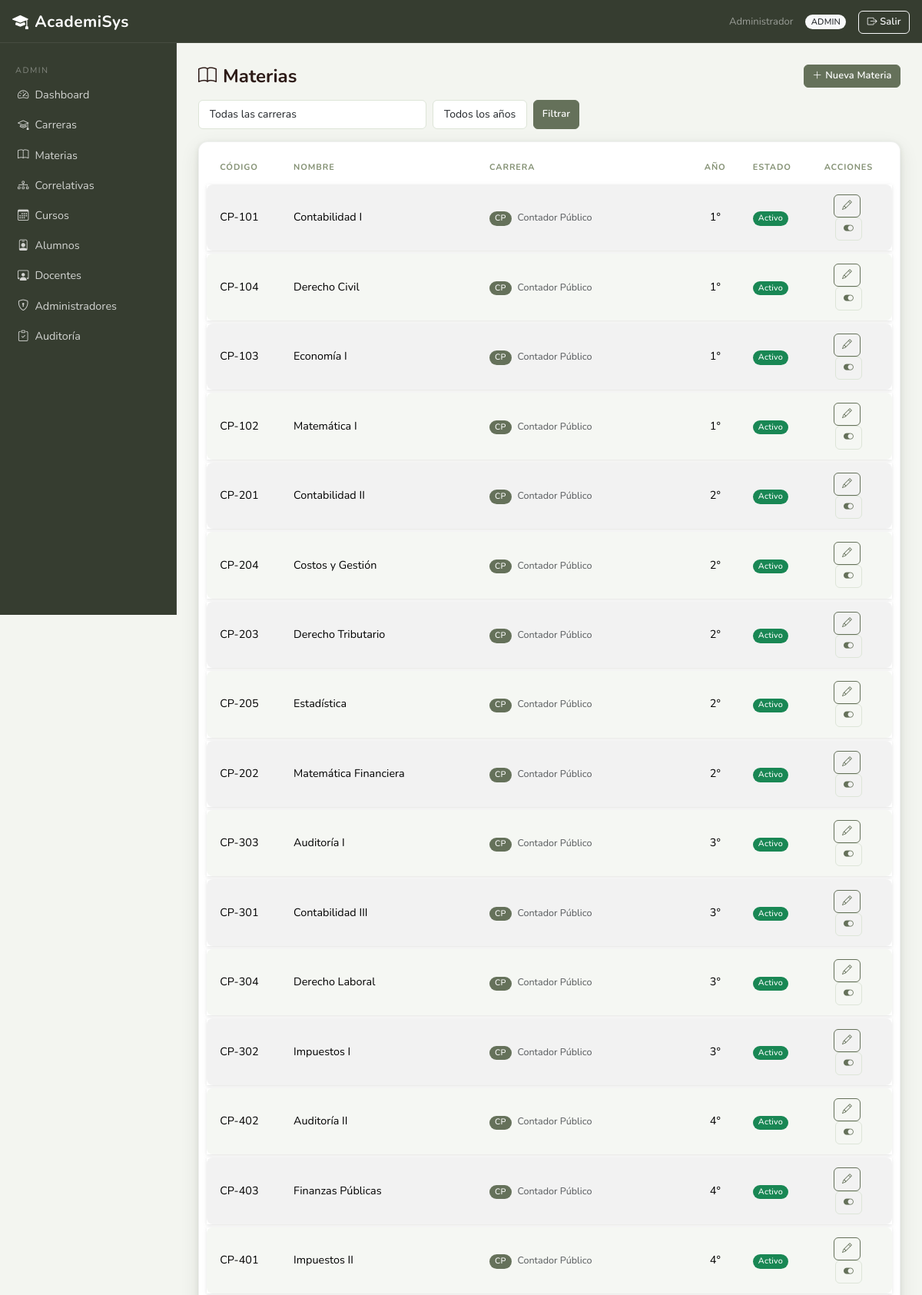
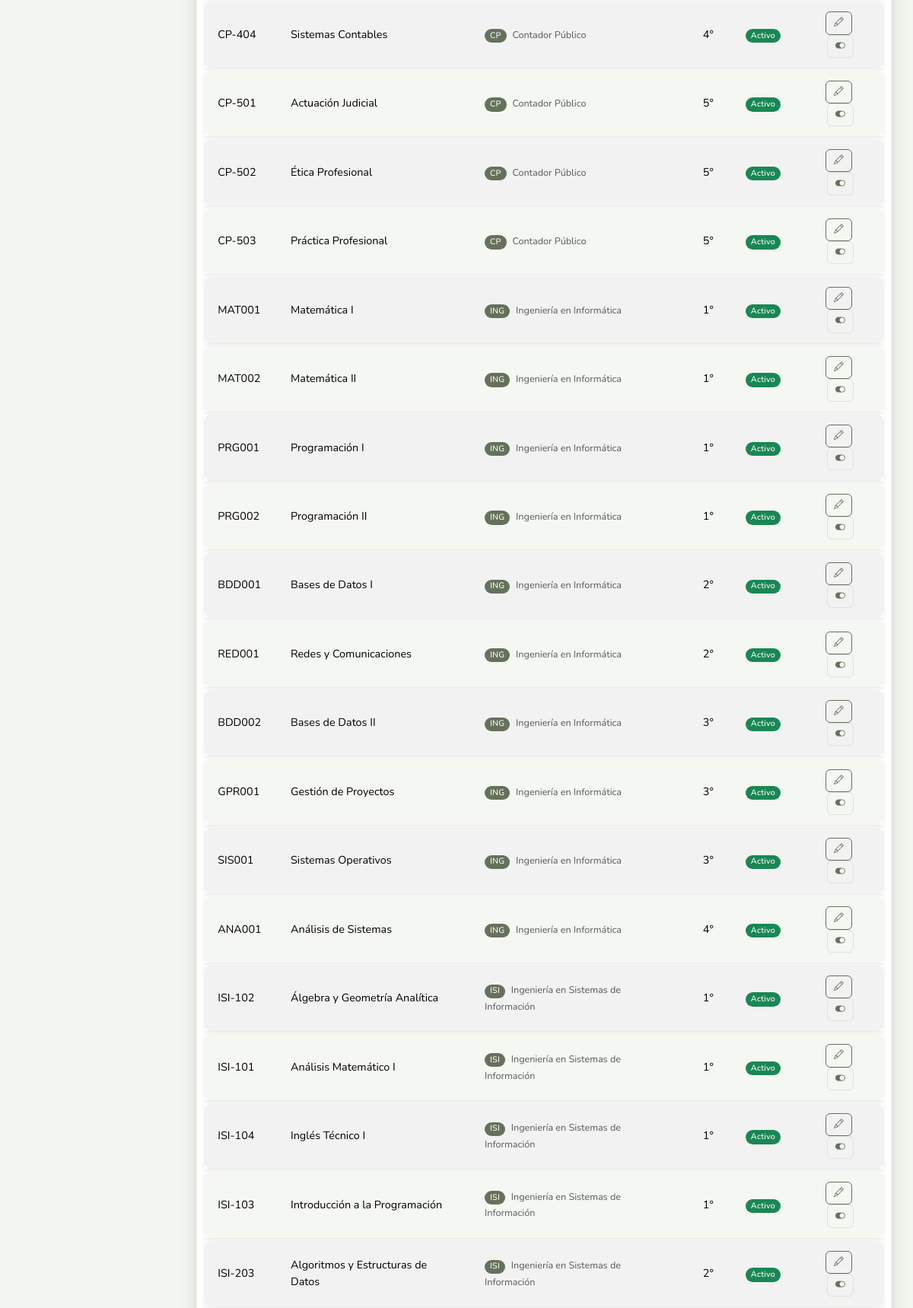
Screenshot of /index.php?controller=admin&action=materias (signed in, upper part) with the database file from the repository (2 pictures, top to bottom).
### tables this page shows
CREATE TABLE `materia` (
  `CodMateria` varchar(10) NOT NULL,
  `NomMateria` varchar(150) NOT NULL,
  `CodCarrera` varchar(10) DEFAULT NULL,
  `Anio` tinyint(3) UNSIGNED DEFAULT NULL,
  `ContMinimos` text DEFAULT NULL,
  `Activo` tinyint(1) NOT NULL DEFAULT 1
);

CREATE TABLE `carrera` (
  `CodCarrera` varchar(10) NOT NULL,
  `NomCarrera` varchar(150) NOT NULL,
  `DurAnios` int(11) NOT NULL
);

### core/Controller.php (called while the page is built, shortened)
<?php
abstract class Controller {
    protected function render(string $view, array $data = []): void {
        extract($data);
        require_once BASE_PATH . '/views/layouts/header.php';
        require_once BASE_PATH . "/views/{$view}.php";
        require_once BASE_PATH . '/views/layouts/footer.php';
    }
}

### controllers/AdminController.php (called while the page is built, shortened)
<?php
class AdminController extends Controller {
    private AdminModel     $adminModel;
    public function __construct() {
        $this->adminModel     = new AdminModel();
    }
    public function materias(): void {
        $materias = $this->adminModel->getMaterias();
        $this->render('admin/materias', compact('materias'));
    }
}

### core/Router.php (called while the page is built, shortened)
<?php
class Router {
    public function dispatch(): void {
        $action     = preg_replace('/[^a-zA-Z]/', '', $_GET['action'] ?? 'login');
        $obj = new $className();
        $obj->$action();
    }
}

### index.php (called while the page is built, shortened)
<?php
require_once BASE_PATH . '/config/database.php';
require_once BASE_PATH . '/core/Model.php';
require_once BASE_PATH . '/core/Controller.php';
require_once BASE_PATH . '/core/Router.php';
$router = new Router();
$router->dispatch();

### config/database.php (called while the page is built, shortened)
<?php
class Database {
    private static ?PDO $instance = null;
    public static function getConnection(): PDO {
        if (self::$instance === null) {
            $dsn  = 'mysql:host=localhost;dbname=academisys;charset=utf8mb4';
            $opts = [
                PDO::ATTR_ERRMODE            => PDO::ERRMODE_EXCEPTION,
                PDO::ATTR_DEFAULT_FETCH_MODE => PDO::FETCH_ASSOC,
                PDO::ATTR_EMULATE_PREPARES   => false,
            ];
            self::$instance = new PDO($dsn, 'root', '', $opts);
        }
        return self::$instance;
    }
}

### core/Model.php (called while the page is built, shortened)
<?php
abstract class Model {
    public function __construct() {
        $this->db = Database::getConnection();
    }
}

### models/AdminModel.php (called while the page is built, shortened)
<?php
class AdminModel extends Model {
    public function getMaterias(): array {
        $stmt = $this->db->prepare("
            SELECT m.*, c.NomCarrera
              FROM Materia m
              LEFT JOIN Carrera c ON c.CodCarrera = m.CodCarrera
             ORDER BY c.NomCarrera, m.Anio, m.NomMateria
        ");
        $stmt->execute();
        return $stmt->fetchAll();
    }
}

### views/admin/materias.php (the view, shortened to what this page needs)
<?php
$fCarrera  = $_GET['f_carrera'] ?? '';
$fAnio     = $_GET['f_anio']    ?? '';
$filtradas = array_filter($materias, function($m) use ($fCarrera, $fAnio) {
    if ($fCarrera && $m['CodCarrera'] !== $fCarrera) return false;
    if ($fAnio    && (string)$m['Anio'] !== $fAnio)  return false;
    return true;
});
?>
<div class="d-flex justify-content-between align-items-center mb-3">
    <h4 class="fw-bold mb-0"><i class="bi bi-book me-2"></i>Materias</h4>
    <a href="index.php?controller=admin&action=materia" class="btn btn-primary btn-sm">
        <i class="bi bi-plus-lg me-1"></i>Nueva Materia
    </a>
</div>
<form method="get" action="index.php" class="d-flex gap-2 mb-3">
    <select name="f_carrera" class="form-select form-select-sm" style="width:auto">
        <option value="">Todas las carreras</option>
    </select>
    <select name="f_anio" class="form-select form-select-sm" style="width:auto">
        <option value="">Todos los años</option>
    </select>
    <button type="submit" class="btn btn-primary btn-sm">Filtrar</button>
</form>
<div class="card border-0 shadow-sm">
    <div class="card-body p-0">
        <table class="table table-striped table-hover table-bordered mb-0">
            <thead class="table-dark">
                <tr>
                    <th>Código</th>
                    <th>Nombre</th>
                    <th>Carrera</th>
                    <th class="text-center">Año</th>
                    <th>Estado</th>
                    <th class="text-center">Acciones</th>
                </tr>
            </thead>
            <tbody>
            <?php if (empty($filtradas)): ?>
                <tr><td colspan="6" class="text-center text-muted py-3">No hay materias para los filtros seleccionados.</td></tr>
            <?php else: ?>
                <?php foreach ($filtradas as $m): ?>
                <tr>
                    <td><?= htmlspecialchars($m['CodMateria']) ?></td>
                    <td><?= htmlspecialchars($m['NomMateria']) ?></td>
                    <td>
                        <?php if ($m['CodCarrera']): ?>
                            <span class="badge bg-primary me-1"><?= htmlspecialchars($m['CodCarrera']) ?></span>
                            <small class="text-muted"><?= htmlspecialchars($m['NomCarrera'] ?? '') ?></small>
                        <?php else: ?>
                            <span class="text-muted small">—</span>
                        <?php endif; ?>
                    </td>
                    <td class="text-center">
                        <?= $m['Anio'] ? $m['Anio'] . '°' : '<span class="text-muted">—</span>' ?>
                    </td>
                    <td>
                        <?php if ($m['Activo']): ?>
                            <span class="badge bg-success">Activo</span>
                        <?php else: ?>
                            <span class="badge bg-secondary">Inactivo</span>
                        <?php endif; ?>
                    </td>
                    <td class="text-center">
                        <a href="index.php?controller=admin&action=materia&cod=<?= urlencode($m['CodMateria']) ?>"
                           class="btn btn-outline-primary btn-sm me-1">
                            <i class="bi bi-pencil"></i>
                        </a>
                        <form method="post" action="index.php?controller=admin&action=toggleMateria" class="d-inline">
                            <button type="submit" class="btn btn-sm <?= $m['Activo'] ? 'btn-outline-secondary' : 'btn-outline-success' ?>">
                                <i class="bi <?= $m['Activo'] ? 'bi-toggle-on' : 'bi-toggle-off' ?>"></i>
                            </button>
                        </form>
                    </td>
                </tr>
                <?php endforeach; ?>
            <?php endif; ?>
            </tbody>
        </table>
    </div>
</div>

### assets/css/style.css (style rules this page uses)
:root { --br-900: #272E22; --br-800: #363D30; --br-700: #4A5240; --br-600: #65715A; --br-500: #849174; --br-400: #A3B090; --br-300: #C4CFBA; --br-200: #DDE5D8; --br-100: #ECF0E8; --br-50: #F3F5F0; --amber: #EF8C00; --amber-lt:#FFF8EC; --green: #4A7C4E; --green-lt:#EEF5EE; --teal: #00796B; --teal-lt: #E0F2F0; --rose: #BF360C; --rose-lt: #FBE9E7; --indigo: #3949AB; --indigo-lt:#EEF0FC; --shadow-sm: 0 1px 4px rgba(62,39,35,.07); --shadow-md: 0 4px 16px rgba(62,39,35,.13); --shadow-lg: 0 8px 32px rgba(62,39,35,.18); --radius: 10px; --radius-sm: 6px; }
body { background: var(--br-50); font-family: 'Nunito', sans-serif; font-size: .93rem; color: #2D1B17; }
h1,h2,h3,h4,h5,h6 { font-family:'Nunito',sans-serif; }
.card { border: 1px solid rgba(39,46,34,.07) !important; border-radius: 12px !important; box-shadow: 0 2px 6px rgba(39,46,34,.10), 0 8px 24px rgba(39,46,34,.10); transition: box-shadow .22s ease, transform .22s ease; background: #fff; }
.card-body { padding: 1.25rem; }
.card.shadow-sm, .card.shadow, .card.shadow-lg { box-shadow: 0 2px 6px rgba(39,46,34,.10), 0 8px 24px rgba(39,46,34,.10) !important; }
.table { border-collapse: separate !important; border-spacing: 0 4px !important; font-size: .9rem; margin: .5rem 0 !important; }
.card-body > .table, .card-body > .table-responsive .table { margin-left: .6rem !important; margin-right: .6rem !important; width: calc(100% - 1.2rem) !important; }
.table > :not(caption) > * > * { padding: .82rem 1.1rem; vertical-align: middle; border: none !important; }
.table > tbody > * > * { background-color: #fff; }
.table-dark { background: transparent !important; }
.table > thead.table-dark > tr > th, .table > thead.table-light > tr > th, .table > thead > tr > th { background: transparent !important; color: var(--br-500) !important; font-family: 'Nunito', sans-serif !important; font-size: .69rem; font-weight: 700; text-transform: uppercase; letter-spacing: .9px; border: none !important; padding-bottom: .6rem; }
.table > tbody > tr { box-shadow: 0 1px 3px rgba(39,46,34,.08), 0 2px 8px rgba(39,46,34,.05); transition: box-shadow .18s ease, transform .18s ease; }
.table > tbody > tr > td:first-child { border-radius: 8px 0 0 8px !important; }
.table > tbody > tr > td:last-child { border-radius: 0 8px 8px 0 !important; }
.table-bordered { border: none !important; }
.table-striped > tbody > tr:nth-of-type(even) > * { background-color: #F5F7F3 !important; }
.table-striped > tbody > tr:nth-of-type(odd) > * { background-color: #fff !important; }
.form-control, .form-select { border-color: var(--br-200); border-radius: 8px; background: #fff; padding: .45rem .85rem; transition: border-color .15s ease, box-shadow .15s ease; }
.form-control-sm, .form-select-sm { border-radius: 6px; }
.btn { border-radius: 8px; font-weight: 600; font-size: .875rem; padding: .45rem .95rem; letter-spacing: .15px; transition: background .15s ease, border-color .15s ease, box-shadow .15s ease, transform .1s ease; }
.btn-sm { border-radius: 6px; font-size: .8rem; padding: .28rem .65rem; }
.btn-primary { background: var(--br-600); border-color: var(--br-600); color: #fff; }
.btn-outline-primary { color: var(--br-600); border-color: var(--br-600); background: transparent; }
.btn-outline-secondary { color: var(--br-600); border-color: var(--br-200); }
.badge { border-radius:20px; font-weight:500; letter-spacing:.2px; }
.badge.bg-primary, .bg-primary { background-color: var(--br-600) !important; }

### rows the page displays
materia: CodMateria "CP-101", NomMateria "Contabilidad I", CodCarrera "CP", CodCarrera.NomCarrera "Contador Público", Anio "1", Activo "Activo"
materia: CodMateria "CP-104", NomMateria "Derecho Civil", CodCarrera "CP", CodCarrera.NomCarrera "Contador Público", Anio "1", Activo "Activo"
materia: CodMateria "CP-103", NomMateria "Economía I", CodCarrera "CP", CodCarrera.NomCarrera "Contador Público", Anio "1", Activo "Activo"
materia: CodMateria "CP-102", NomMateria "Matemática I", CodCarrera "CP", CodCarrera.NomCarrera "Contador Público", Anio "1", Activo "Activo"
materia: CodMateria "CP-201", NomMateria "Contabilidad II", CodCarrera "CP", CodCarrera.NomCarrera "Contador Público", Anio "2", Activo "Activo"
materia: CodMateria "CP-204", NomMateria "Costos y Gestión", CodCarrera "CP", CodCarrera.NomCarrera "Contador Público", Anio "2", Activo "Activo"
materia: CodMateria "CP-203", NomMateria "Derecho Tributario", CodCarrera "CP", CodCarrera.NomCarrera "Contador Público", Anio "2", Activo "Activo"
materia: CodMateria "CP-205", NomMateria "Estadística", CodCarrera "CP", CodCarrera.NomCarrera "Contador Público", Anio "2", Activo "Activo"
materia: CodMateria "CP-202", NomMateria "Matemática Financiera", CodCarrera "CP", CodCarrera.NomCarrera "Contador Público", Anio "2", Activo "Activo"
materia: CodMateria "CP-303", NomMateria "Auditoría I", CodCarrera "CP", CodCarrera.NomCarrera "Contador Público", Anio "3", Activo "Activo"
materia: CodMateria "CP-301", NomMateria "Contabilidad III", CodCarrera "CP", CodCarrera.NomCarrera "Contador Público", Anio "3", Activo "Activo"
materia: CodMateria "CP-304", NomMateria "Derecho Laboral", CodCarrera "CP", CodCarrera.NomCarrera "Contador Público", Anio "3", Activo "Activo"
materia: CodMateria "CP-302", NomMateria "Impuestos I", CodCarrera "CP", CodCarrera.NomCarrera "Contador Público", Anio "3", Activo "Activo"
materia: CodMateria "CP-402", NomMateria "Auditoría II", CodCarrera "CP", CodCarrera.NomCarrera "Contador Público", Anio "4", Activo "Activo"
materia: CodMateria "CP-403", NomMateria "Finanzas Públicas", CodCarrera "CP", CodCarrera.NomCarrera "Contador Público", Anio "4", Activo "Activo"
materia: CodMateria "CP-401", NomMateria "Impuestos II", CodCarrera "CP", CodCarrera.NomCarrera "Contador Público", Anio "4", Activo "Activo"
materia: CodMateria "CP-404", NomMateria "Sistemas Contables", CodCarrera "CP", CodCarrera.NomCarrera "Contador Público", Anio "4", Activo "Activo"
materia: CodMateria "CP-501", NomMateria "Actuación Judicial", CodCarrera "CP", CodCarrera.NomCarrera "Contador Público", Anio "5", Activo "Activo"
materia: CodMateria "CP-502", NomMateria "Ética Profesional", CodCarrera "CP", CodCarrera.NomCarrera "Contador Público", Anio "5", Activo "Activo"
materia: CodMateria "CP-503", NomMateria "Práctica Profesional", CodCarrera "CP", CodCarrera.NomCarrera "Contador Público", Anio "5", Activo "Activo"
materia: CodMateria "MAT001", NomMateria "Matemática I", CodCarrera "ING", CodCarrera.NomCarrera "Ingeniería en Informática", Anio "1", Activo "Activo"
materia: CodMateria "MAT002", NomMateria "Matemática II", CodCarrera "ING", CodCarrera.NomCarrera "Ingeniería en Informática", Anio "1", Activo "Activo"
materia: CodMateria "PRG001", NomMateria "Programación I", CodCarrera "ING", CodCarrera.NomCarrera "Ingeniería en Informática", Anio "1", Activo "Activo"
materia: CodMateria "PRG002", NomMateria "Programación II", CodCarrera "ING", CodCarrera.NomCarrera "Ingeniería en Informática", Anio "1", Activo "Activo"
materia: CodMateria "BDD001", NomMateria "Bases de Datos I", CodCarrera "ING", CodCarrera.NomCarrera "Ingeniería en Informática", Anio "2", Activo "Activo"
materia: CodMateria "RED001", NomMateria "Redes y Comunicaciones", CodCarrera "ING", CodCarrera.NomCarrera "Ingeniería en Informática", Anio "2", Activo "Activo"
materia: CodMateria "BDD002", NomMateria "Bases de Datos II", CodCarrera "ING", CodCarrera.NomCarrera "Ingeniería en Informática", Anio "3", Activo "Activo"
materia: CodMateria "GPR001", NomMateria "Gestión de Proyectos", CodCarrera "ING", CodCarrera.NomCarrera "Ingeniería en Informática", Anio "3", Activo "Activo"
materia: CodMateria "SIS001", NomMateria "Sistemas Operativos", CodCarrera "ING", CodCarrera.NomCarrera "Ingeniería en Informática", Anio "3", Activo "Activo"
materia: CodMateria "ANA001", NomMateria "Análisis de Sistemas", CodCarrera "ING", CodCarrera.NomCarrera "Ingeniería en Informática", Anio "4", Activo "Activo"
materia: CodMateria "ISI-102", NomMateria "Álgebra y Geometría Analítica", CodCarrera "ISI", CodCarrera.NomCarrera "Ingeniería en Sistemas de Información", Anio "1", Activo "Activo"
materia: CodMateria "ISI-101", NomMateria "Análisis Matemático I", CodCarrera "ISI", CodCarrera.NomCarrera "Ingeniería en Sistemas de Información", Anio "1", Activo "Activo"
materia: CodMateria "ISI-104", NomMateria "Inglés Técnico I", CodCarrera "ISI", CodCarrera.NomCarrera "Ingeniería en Sistemas de Información", Anio "1", Activo "Activo"
materia: CodMateria "ISI-103", NomMateria "Introducción a la Programación", CodCarrera "ISI", CodCarrera.NomCarrera "Ingeniería en Sistemas de Información", Anio "1", Activo "Activo"
materia: CodMateria "ISI-203", NomMateria "Algoritmos y Estructuras de Datos", CodCarrera "ISI", CodCarrera.NomCarrera "Ingeniería en Sistemas de Información", Anio "2", Activo "Activo"

### other values shown
$_SESSION['usuario']['NombreCompleto'] "Administrador"
$_SESSION['usuario']['NombreRol'] "ADMIN"
